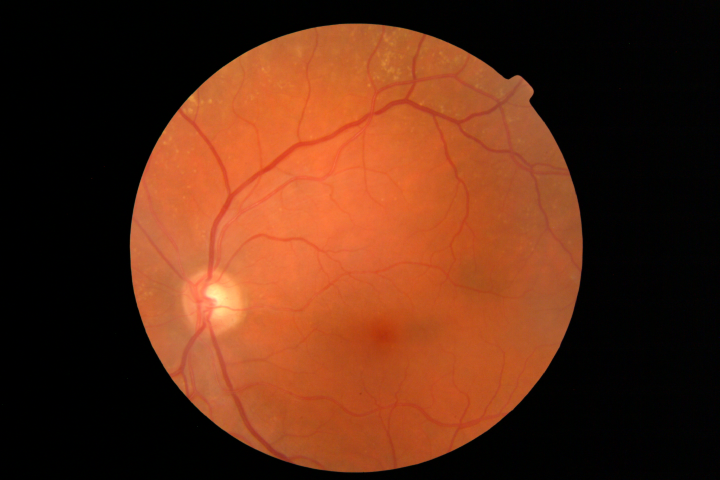
//> input picture retinal_image/20051216_44092_0200_PP.tif, 1440 x 960 px (shown at 1/2 size)
$ ./homomorphic   (built with g++ and OpenCV 4)
//> lines starting //> are read from the running program, lines starting //| are printed output that depends on the picture
#include <opencv2/opencv.hpp>
#include <iostream>
#include <vector>
using  namespace std;
using namespace cv;

const int RGB2HSI = 0;
const int HSI2RGB = 1;

//RGB和HSI的转换
// [80 lines left out: function converter, not called in this run]

//RGB和HSI的转换简洁版
void converter2(Mat& in, Mat& out, int type)
{
	int rows = in.rows;
	int cols = in.cols;
	float r, g, b;
	float ii, rate;
	if (type == RGB2HSI)
	{
		for (int i = 0; i < rows; i++)
		{
			for (int j = 0; j < cols; j++)
			{
				b = in.at<Vec3f>(i, j)[0];
				g = in.at<Vec3f>(i, j)[1];
				r = in.at<Vec3f>(i, j)[2];
				out.at<float>(i, j)= (r + g + b) / 3;//I
			}
		}
	}
	else if (type == HSI2RGB)
	{
		for (int i = 0; i < rows; i++)
		{
			for (int j = 0; j < cols; j++)
			{
				ii = in.at<float>(i, j);
				b = out.at<Vec3f>(i, j)[0];
				g = out.at<Vec3f>(i, j)[1];
				r = out.at<Vec3f>(i, j)[2];
				rate = ii / (r + g + b) / 3;
				if (isnan(rate)) continue;
				out.at<Vec3f>(i, j)[0] *= rate;
				out.at<Vec3f>(i, j)[0] *= rate;
				out.at<Vec3f>(i, j)[0] *= rate;
			}
		}
	}

	return;
}


//高斯滤波器
void hef(Mat& input, Mat& output, float lower, float upper, float threshold)
{
	Mat* i_ptr = &input;
	int width = i_ptr->cols;
	int height = i_ptr->rows;
	int channel = i_ptr->channels();

	Mat* o_ptr = &output;
	if (i_ptr != o_ptr) {
		*o_ptr = Mat(height, width, CV_MAKETYPE(CV_32F, channel));
	}

	for (int y = 0; y<height; y++) {
		for (int x = 0; x<width; x++) {
			float r = sqrt((float)(x*x + y*y));
			double coeff = (1.0 - 1.0 / (1.0 + exp(r - threshold))) * (upper - lower) + lower;
			for (int c = 0; c<channel; c++) {
				o_ptr->at<float>(y, x*channel + c) = coeff * i_ptr->at<float>(y, x*channel + c);
			}
		}
	}
}

float lower, upper, thresholds;
int main() {
	// Load input image
	Mat img = imread("20051216_44092_0200_PP.tif", CV_LOAD_IMAGE_COLOR);
//> img is the input picture: 960 rows x 1440 cols, CV_8UC3; mean B, G, R 21.8, 44.6, 93.7
	if (img.empty()) {
		cout << "Failed to load file"<< endl;
		return -1;
	}
	namedWindow("Input", WINDOW_NORMAL);
	imshow("Input", img);
	int width = img.cols;
//> width = 1440
	int height = img.rows;
//> height = 960
	int channel = img.channels();
//> channel = 3
	img.convertTo(img, CV_32FC3, 1.0 / 255.0);
//> img: 960 rows x 1440 cols, CV_32FC3
	Mat I(height, width, CV_32FC1);
	converter2(img, I, RGB2HSI);
//> the loop in converter2, `for (int i = 0; i < rows; i++)` made 960 passes
//> (b, g, r) on passes 1 to 3: (0.0157, 0.00784, 0.0314), (0.0392, 0.0157, 0), (0.0196, 0.0196, 0)
//> after the loop in converter2, `for (int i = 0; i < rows; i++)`:
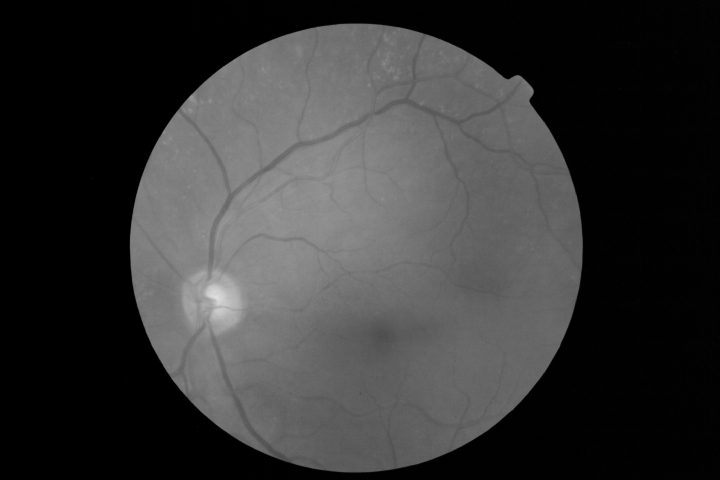
//> out: 960 rows x 1440 cols, CV_32FC1 (shown at 1/2 size); min 0, max 0.882, mean 0.209
//> after the loop in converter2, `for (int i = 0; i < rows; i++)`: b = 0.00784
	// [10 lines of commented-out code are left out]
	lower = 0.5;
	upper = 1.2;
	thresholds = 70;

	// [14 lines of commented-out code are left out]

	dct(I,I);
	hef(I, I, lower, upper, thresholds);
	idct(I, I);
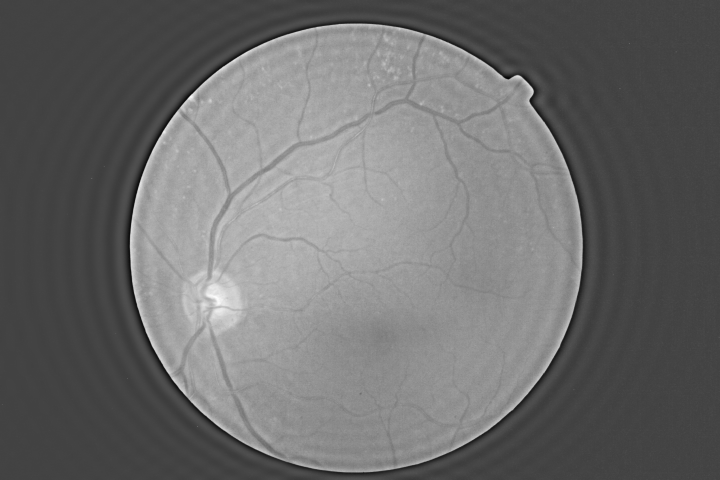
//> I: 960 rows x 1440 cols, CV_32FC1 (shown at 1/2 size); min -0.168, max 0.474, mean 0.105; drawn with min black and max white
	converter2(I, img, HSI2RGB);
//> the loop in converter2 (call 2), `for (int i = 0; i < rows; i++)` made 960 passes
//> (ii, b, g, r, rate) on passes 1 to 3: (0.0124, 0.0157, 0.00784, 0.0314, 0.0755), (0.0125, 0.0392, 0.0157, 0, 0.0758), (0.00629, 0.0196, 0.0196, 0, 0.0535)
//> after the loop in converter2 (call 2), `for (int i = 0; i < rows; i++)`: out: 960 rows x 1440 cols, CV_32FC3; 5.43% of the values are NaN or infinite; the others: min -1.58, max 1, mean 0.191
	Mat out(img);

	// Display result
	namedWindow("Output", WINDOW_NORMAL);
	imshow("Output", out);
	waitKey(0);
	destroyAllWindows();

	// Save result
	out.convertTo(out, CV_8UC3, 255.0);
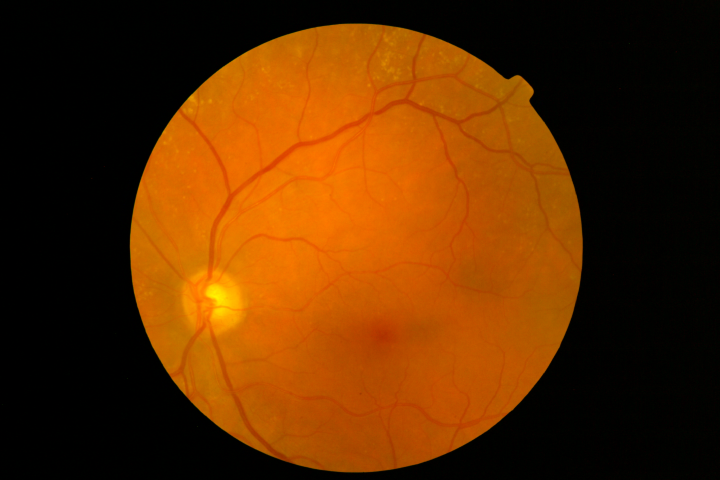
//> out: 960 rows x 1440 cols, CV_8UC3 (shown at 1/2 size); mean B, G, R 0, 44.6, 93.7
	imwrite("pre_homomorphic_20051216_44092_0200_PP.tif", out);
}

$ run again, with retinal_image/4.jpg saved as retinal_image/20051216_44092_0200_PP.tif
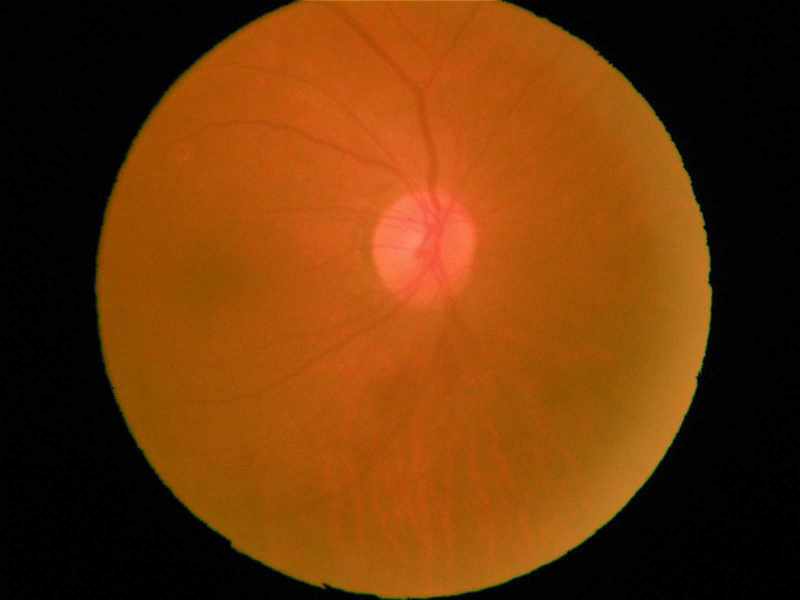
//> input picture retinal_image/4.jpg, 1600 x 1200 px (shown at 1/2 size)
//> img is the input picture: 1200 rows x 1600 cols, CV_8UC3; mean B, G, R 9.3, 54.2, 108.1
//> img: 1200 rows x 1600 cols, CV_32FC3
//> the loop in converter2, `for (int i = 0; i < rows; i++)` made 1200 passes
//> (b, g, r) on passes 1 to 3: (0.00784, 0.00784, 0.00784), (0.00784, 0.00784, 0.00784), (0.00784, 0.00784, 0.00784)
//> after the loop in converter2, `for (int i = 0; i < rows; i++)`:
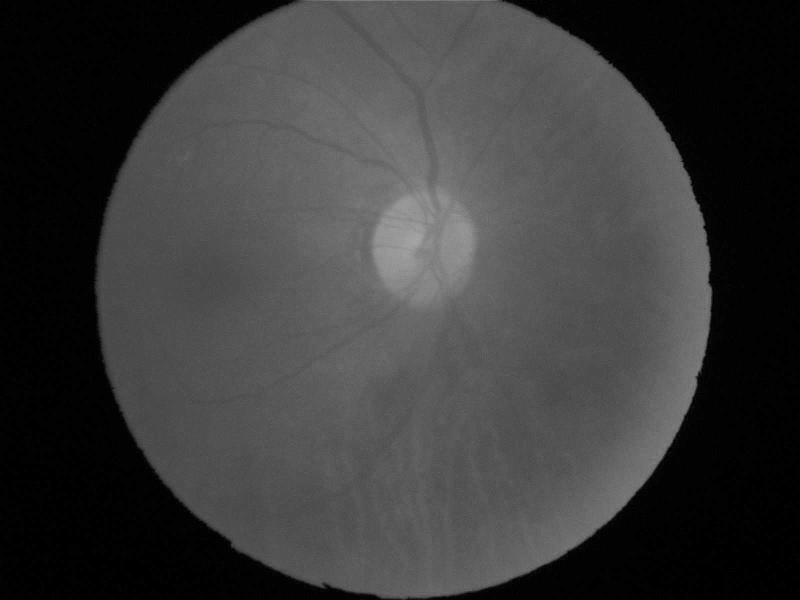
//> out: 1200 rows x 1600 cols, CV_32FC1 (shown at 1/2 size); min 0, max 0.667, mean 0.224
//> after the loop in converter2, `for (int i = 0; i < rows; i++)`: b = 0
//> the loop in converter2 (call 2), `for (int i = 0; i < rows; i++)` made 1200 passes
//> (ii, b, g, r, rate) on passes 1 to 3: (0.00416, 0.00784, 0.00784, 0.00784, 0.0589), (0.00417, 0.00784, 0.00784, 0.00784, 0.0591), (0.0042, 0.00784, 0.00784, 0.00784, 0.0595)
//> `out.convertTo(out, CV_8UC3, 255.0);`:
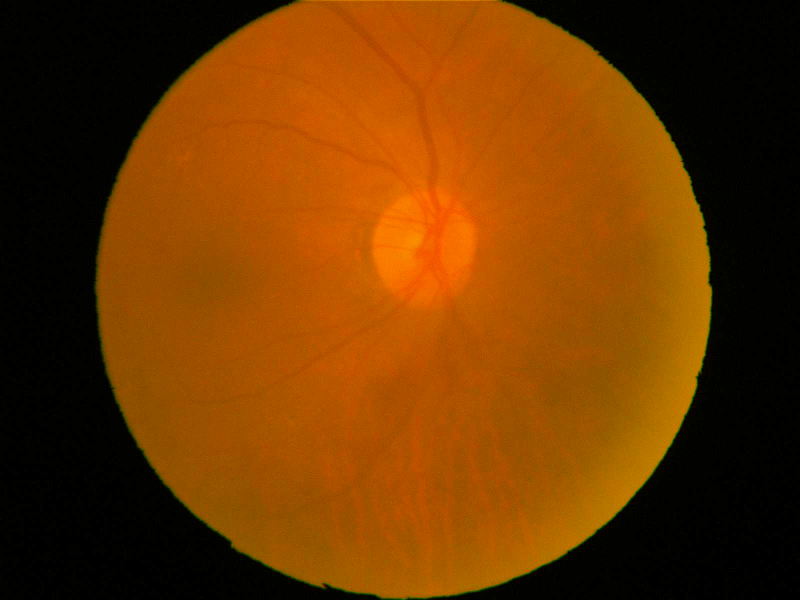
//> out: 1200 rows x 1600 cols, CV_8UC3 (shown at 1/2 size); mean B, G, R 0, 54.2, 108.1
